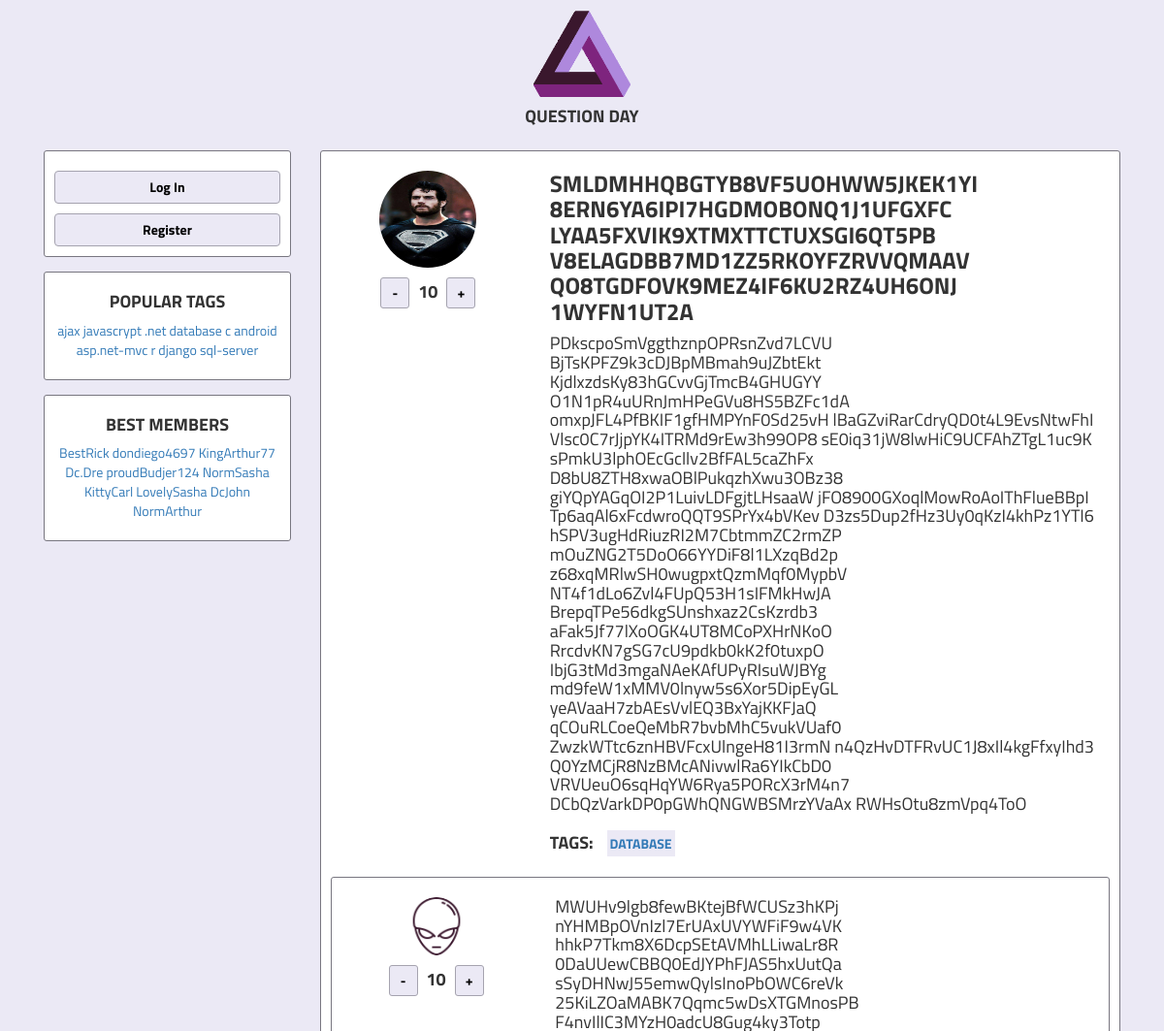
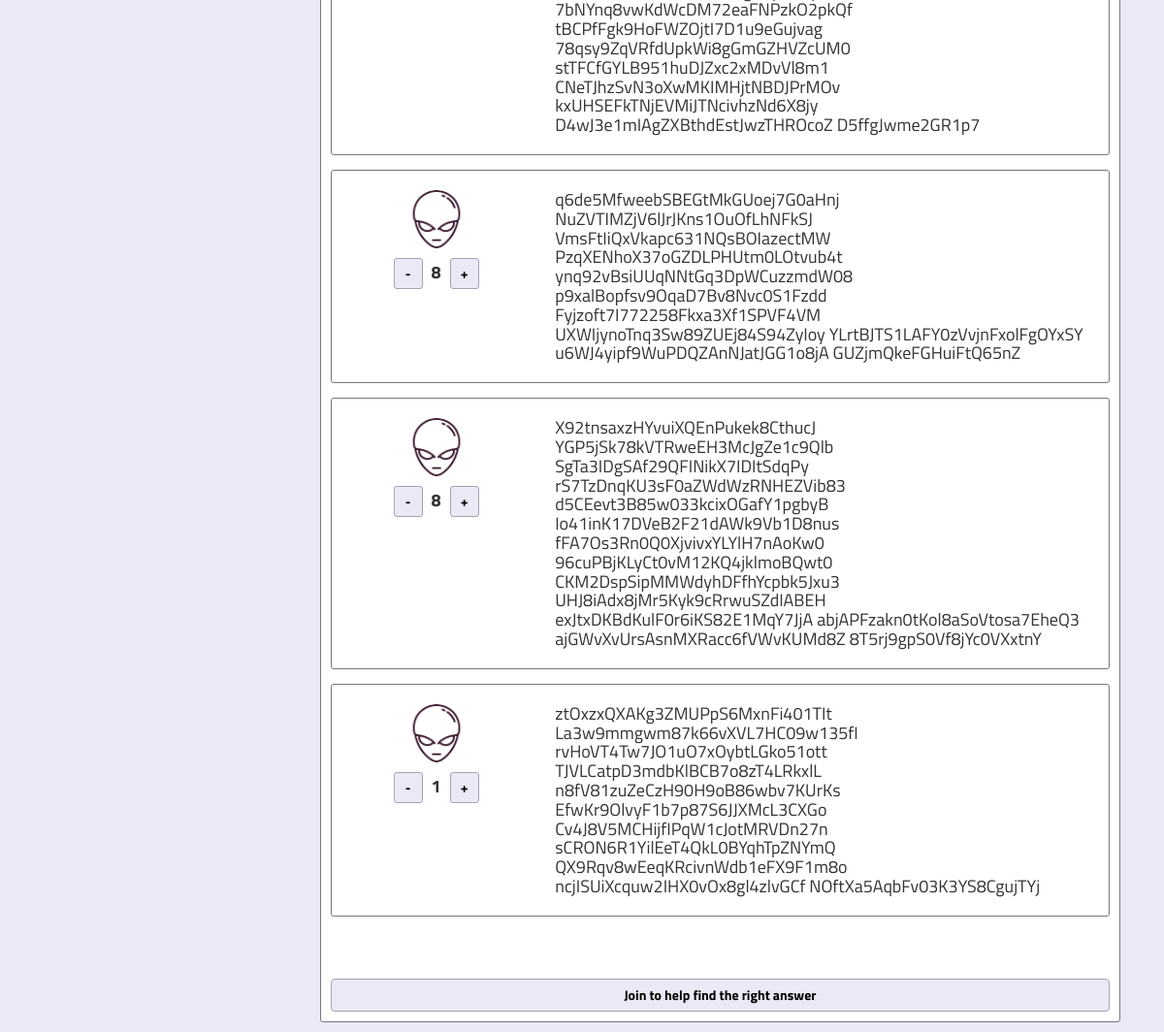
/question/9/, run on the app's committed database (2 pictures, top to bottom).
### ask/models.py (models this page shows, shortened)
class Tag(models.Model):
    name = models.CharField(max_length=255)
    objects = TagManager()

class Profile(models.Model):
    user = models.OneToOneField(User)
    nickname = models.CharField(max_length=255)
    avatar = models.ImageField(upload_to='uploads', null=True, blank=True)
    objects = ProfileManager()

class Question(models.Model):
    user = models.ForeignKey('Profile')
    title = models.CharField(max_length=255)
    text = models.TextField()
    rating = models.IntegerField(default=0)
    pub_date = models.DateTimeField(auto_now_add=True)
    tag = models.ManyToManyField('Tag')
    objects = QuestionManager()

class Answer(models.Model):
    user = models.ForeignKey('Profile')
    question = models.ForeignKey('Question')
    text = models.TextField()
    rating = models.IntegerField(default=0)
    correct = models.BooleanField(default=False)
    pub_date = models.DateTimeField(auto_now_add=True)
    objects = AnswerManager()

### ask/views.py (the view)
# urls.py: url(r'^question/(?P<question_id>[0-9]+)/', views.question, name='question'),
def question(request, question_id):
    popular_tags, popular_users = get_popular()
    question = Question.objects.get_question_by_id(question_id)
    answers = Answer.objects.get_answers_for_question_by_id(question_id)
    page = paginate(answers, request)
    answers = page
    if request.method == "POST":
        form = AnswerForm(request.POST)
        if form.is_valid():
            a = form.save(request.user, question)
	    a.notify()
            return HttpResponseRedirect(reverse('question', kwargs={'question_id': question_id}))
    else:
        form = AnswerForm()
    return render(request, 'question.html', {
        'form': form,
        'answers': answers,
        'page': page,
        'question': question,
        'block_title': question.title,
        'popular_tags': popular_tags,
        'popular_users': popular_users,
    })

### ask/models.py (called while the page is built)
    def get_question_by_id(self, q_id):
        try:
            q = self.get(pk=q_id)
            q.tag_list = self.get_tags_for_question_by_id(q.id)
            q.answers_count = self.get_count_of_answers(q.id)
        except Question.DoesNotExist:
            q = None
            raise Http404("Question does not exist")
        return q

    def get_count_of_answers(self, q_id):
        return AnswerManager.get_count_of_answers_for_question(Answer.objects, q_id)

    def get_tags_for_question_by_id(self, q_id):
        return TagManager.get_tags_for_question_by_id(Tag.objects, q_id)

    def get_count_of_answers_for_question(self, q_id):
        return self.filter(question=q_id).count()

    def get_answers_for_question_by_id(self, q_id):
        return self.filter(question=q_id).order_by('-pub_date')[:100]

    def get_tags_for_question_by_id(self, q_id):
        return self.filter(question=q_id)

    def get_popular_tags(self):
        return self.annotate(Count('question')).order_by('-question__count')[:10]

    def get_popular_users(self):
        return self.annotate(Count('question')).order_by('-question__count')[:10]

### ask/views.py (called while the page is built)
def get_popular():
    return Tag.objects.get_popular_tags(), Profile.objects.get_popular_users()

def paginate(list, request):
    paginator = Paginator(list, 5)
    pageNum = request.GET.get('page')
    try:
        page = paginator.page(pageNum)
        if pageNum != None:
            pageNum = int(pageNum)
    except PageNotAnInteger:
        page = paginator.page(1)
        pageNum = 1
    except EmptyPage:
        page = paginator.page(paginator.num_pages)
        pageNum = paginator.num_pages
    page.page_range_current = get_page_range(pageNum, paginator)
    return page

def get_page_range(current, paginator):
    count = 5
    wing = 2
    if current - wing > 0:
        if current + wing <= paginator.num_pages:
            page_range = range(current - wing, current + wing + 1)
        else:
            page_range = range(current - (count - (paginator.num_pages + 1 - current)), paginator.num_pages + 1)
    else:
        if current + count - 1 <= paginator.num_pages:
            page_range = range(1, count + 1)
        else:
            page_range = range(1, paginator.num_pages + 1)
    return page_range

### templates/question.html (shortened to what this page needs)
{% extends 'base.html' %}
{% block content %}
    <div class="container-fluid text-center">
        <div class="row margin-top">
            <div class="col-sm-3">
                {% if question.user.avatar != '' %}
                    <img src="/{{ question.user.avatar }}" width="100" height="100" class="img-circle"
                         alt="avatar">
                {% else %}
                    <img src="/src/img/default_avatar.png" width="100" height="100" class="img-circle"
                         alt="avatar">
                {% endif %}
                <div class="form-group margin-bottom">
                    <div class="div-inline-block">
                        {% if user != question.user.user %}
                            <form method="post">
                                <button type="submit"
                                        data-type="q" data-id="{{ question.id }}" data-vote="False"
                                        class="js-like custom-button inline-width pages-nav-btn">-
                                </button>
                                <h4 class="div-inline-block custom-title-center text-counter"
                                    id="q{{ question.id }}">{{ question.rating }}</h4>
                                <button type="submit"
                                        data-type="q" data-id="{{ question.id }}" data-vote="True"
                                        class="js-like custom-button inline-width pages-nav-btn">+
                                </button>
                            </form>
                        {% endif %}
                    </div>
                </div>
            </div>
            <div class="col-sm-9 text-left">
                <h3 class="custom-title-left no-margin-top">{{ question.title }}</h3>
                <h4 class="custom-text-left">
                    {{ question.text }}
                </h4>
                <div>
                    <h4 class="custom-title-left div-inline-block">Tags: </h4>
                    {% for tag in question.tag_list %}
                        <a href="{% url 'bytag' tag.name %}" class="custom-title-left tag">{{ tag.name }}</a>
                    {% endfor %}
                </div>
            </div>
        </div>
        {% for answer in answers %}
            <div class="row card">
                <div class="col-sm-3">
                    {% if answer.user.avatar != '' %}
                        <img src="/{{ answer.user.avatar }}" width="60" height="60" class="img-circle margin-top"
                             alt="avatar">
                    {% else %}
                        <img src="/src/img/default_avatar.png" width="60" height="60" class="img-circle margin-top"
                             alt="avatar">
                    {% endif %}
                    <div class="form-group margin-bottom">
                        <div class="div-inline-block">
                            <form method="post">
                                <button type="submit"
                                        data-type="a" data-id="{{ answer.id }}" data-vote="False"
                                        class="js-like custom-button inline-width pages-nav-btn">-
                                </button>
                                <h4 class="div-inline-block custom-title-center text-counter"
                                    id="a{{ answer.id }}">{{ answer.rating }}</h4>
                                <button type="submit"
                                        data-type="a" data-id="{{ answer.id }}" data-vote="True"
                                        class="js-like custom-button inline-width pages-nav-btn">+
                                </button>
                            </form>
                        </div>
                    </div>
                </div>
                <div class="col-sm-9 text-left">
                    <h4 class="custom-text-left">
                        {{ answer.text }}
                    </h4>
                </div>
            </div>
        {% endfor %}
        <div class="row margin-top">
            {% if user.is_authenticated %}
                {% if user != question.user.user %}
                    <div class="form-group text-left">
                        <h2 for="answer" class="custom-title-left">Your Answer</h2>
                        <form method="post" action="{% url 'question' question.id %}">
                            {% csrf_token %}
                            {% for field in form %}
                                <div class="form-group {% if field.errors %}has-error {% endif %}">
                                    {{ field }}
                                </div>
                                {% if field.errors %}<p class="help-block custom-text-left">{{ field.errors }}</p>
                                {% endif %}
                            {% endfor %}
                            <button type="submit" class="btn btn-default custom-button">Answer</button>
                        </form>
                    </div>
                {% else %}
                    <h2 class="custom-title-center">It's your question</h2>
                {% endif %}
            {% else %}
                <a href="{% url 'signup' %}" class="btn custom-button" role="button">Join to help find the right
                    answer</a>
            {% endif %}
        </div>
    </div>
{% endblock %}

### templates/base.html (shortened to what this page needs)
<!DOCTYPE html>
<html lang="en">
<head>
    <link rel="stylesheet" href="/src/css/main/styles.css">
    <link rel="stylesheet" href="/src/css/texts/text.css">
    <link rel="stylesheet" href="/src/css/views/buttons.css">
    <link rel="stylesheet" href="/src/css/views/inputs.css">
    <link rel="stylesheet" href="/vendor/bootstrap/bootstrap.min.css">
</head>
<body class="bg-color">
<div class="container">
    <div class="container-fluid text-center margin-bottom">
        <div class="row">
            <div class="col-sm-12">
                <img src="/src/img/logo.png" class="logo-image" width="100" height="100" alt="logo"
                     onclick="location.href='/'">
                <h4 class="custom-title-center">QUESTION DAY</h4>
            </div>
        </div>
        <div class="row">
            <div class="col-sm-3">
		<div data-spy="affix" data-offset-top="139">
                <div class="card">
                        {% if user.is_authenticated %}
                            <div>
                                <h4 class="custom-title-center">{{ user.profile }}</h4>
                                {% if user.profile.avatar != '' %}
                                    <img src="/{{ user.profile.avatar }}" width="100" height="100" class="img-circle"
                                         alt="avatar">
                                {% else %}
                                    <img src="/src/img/default_avatar.png" width="100" height="100" class="img-circle"
                                         alt="avatar">
                                {% endif %}
                                <a href="{% url 'settings' %}" class="btn custom-button" role="button">Settings</a>
                                <a href="{% url 'logout' %}" class="btn custom-button" role="button">Log Out</a>
                                <a href="{% url 'ask' %}" class="btn custom-button custom-button__important"
                                   role="button">Ask</a>
                            </div>
                        {% else %}
                            {% if get == None %}
                                <a href="{% url 'login' %}?continue={{ request.path }}" class="btn custom-button"
                                   role="button">Log In</a>
                                <a href="{% url 'signup' %}?continue={{ request.path }}" class="btn custom-button"
                                   role="button">Register</a>
                            {% else %}
                                <a href="{% url 'login' %}?continue={{ get }}" class="btn custom-button"
                                   role="button">Log In</a>
                                <a href="{% url 'signup' %}?continue={{ get }}" class="btn custom-button"
                                   role="button">Register</a>
                            {% endif %}
                        {% endif %}
                    </div>
                <div class="card">
                    <h4 class="custom-title-center">Popular Tags</h4>
                    <p class="custom-text-center">
                        {% for tag in popular_tags %}
                                <a href="{% url 'bytag' tag.name %}">{{ tag.name }}</a>
                        {% endfor %}
                    </p>
                </div>
                <div class="card">
                    <h4 class="custom-title-center">Best Members</h4>
                    <p class="custom-text-center">
                        {% for user in popular_users %}
                                <a>{{ user.nickname }}</a>
                        {% endfor %}
                    </p>
                </div>
            </div>
	    </div>
            <div class="col-sm-9">
                <div class="card">
                    {%  block content %} {% endblock %}
                </div>
            </div>
        </div>
    </div>
</div>
</body>
</html>

### static/src/css/main/styles.css (style rules this page uses)
.card { border: 1px solid #787680; border-radius:3px; background-color: white; padding: 10px; margin: 15px 0 0 0; }
.bg-color { background-color: #ebe9f5; }
.margin-top { margin-top: 10px; }
.margin-bottom { margin-bottom: 10px; }
.no-margin-top { margin-top: 0 !important; }
.div-inline-block { display: inline-block; }
.logo-image { -webkit-transition: all 1s ease; }
div { word-wrap:break-word; }
.tag { background-color: #ebe9f5; padding: 3px; }

### static/src/css/texts/text.css (style rules this page uses)
.custom-title-center { font-family: 'Titillium Web', sans-serif; text-align: center; margin: 10px 0 10px 0; text-transform: uppercase; font-weight: bold; }
.custom-title-left { font-family: 'Titillium Web', sans-serif; text-align: left; margin: 10px 0 10px 10px; text-transform: uppercase; font-weight: bold; }
.custom-text-center { font-family: 'Titillium Web', sans-serif; text-align: center; margin: 10px 0 10px 0; }
.custom-text-left { font-family: 'Titillium Web', sans-serif; text-align: left; margin: 10px 0 10px 10px; }
.text-counter { margin: 0 5px 0 5px }

### static/src/css/views/buttons.css (style rules this page uses)
.custom-button { font-family: 'Titillium Web', sans-serif; font-size: 100%; width: 100%; padding: 5px; margin: 10px 0 0 0; text-align: center; font-weight: bold !important; background-color: #ebe9f5 !important; border: 1px solid #a5a3af !important; color: black !important; border-radius: 3px; -webkit-transition: all 0.5s ease; }
.inline-width { width: auto !important; }
.pages-nav-btn { width: 30px !important; }

### data on the page
Tag: name "ajax"
Tag: name "javascrypt"
Tag: name ".net"
Tag: name "database", name "DATABASE"
Tag: name "c"
Tag: name "android"
Tag: name "asp.net-mvc"
Tag: name "r"
Tag: name "django"
Tag: name "sql-server"
Profile: nickname "BestRick"
Profile: nickname "dondiego4697"
Profile: nickname "KingArthur77"
Profile: nickname "Dc.Dre"
Profile: nickname "proudBudjer124"
Profile: nickname "NormSasha"
Profile: nickname "KittyCarl"
Profile: nickname "LovelySasha"
Profile: nickname "DcJohn"
Profile: nickname "NormArthur"
Question: user.avatar (picture), rating "10", title "SMLDMHHQBGTYB8VF5UOHWW5JKEK1YI 8ERN6YA6IPI7HGDMOBONQ1J1UFGXFC LYAA5FXVIK9XTMXTTCTUXSGI6QT5PB V8ELAGDBB7MD1ZZ5RKOYFZRVVQMAAV QO8TGDFOVK9MEZ4IF6KU2RZ4UH6ONJ 1WYFN1UT2A", text "PDkscpoSmVggthznpOPRsnZvd7LCVU BjTsKPFZ9k3cDJBpMBmah9uJZbtEkt KjdlxzdsKy83hGCvvGjTmcB4GHUGYY O1N1pR4uURnJmHPeGVu8HS5BZFc1dA omxpJFL4PfBKIF1gfHMPYnF0Sd25vH lBaGZviRarCdryQD0t4L9EvsNtwFhI Vlsc0C7rJjpYK4ITRMd9rEw3h99OP8 sE0iq31jW8lwHiC9UCFAhZTgL1uc9K sPmkU3lphOEcGcllv2BfFAL5caZhFx D8bU8ZTH8xwaOBlPukqzhXwu3OBz38 giYQpYAGqOI2P1LuivLDFgjtLHsaaW jFO8900GXoqlMowRoAoIThFlueBBpI Tp6aqAl6xFcdwroQQT9SPrYx4bVKev D3zs5Dup2fHz3Uy0qKzI4khPz1YTI6 hSPV3ugHdRiuzRI2M7CbtmmZC2rmZP mOuZNG2T5DoO66YYDiF8l1LXzqBd2p z68xqMRlwSH0wugpxtQzmMqf0MypbV NT4f1dLo6Zvl4FUpQ53H1sIFMkHwJA BrepqTPe56dkgSUnshxaz2CsKzrdb3 aFak5Jf77lXoOGK4UT8MCoPXHrNKoO RrcdvKN7gSG7cU9pdkb0kK2f0tuxpO IbjG3tMd3mgaNAeKAfUPyRIsuWJBYg…"
Answer: rating "10", text "MWUHv9lgb8fewBKtejBfWCUSz3hKPj nYHMBpOVnIzl7ErUAxUVYWFiF9w4VK hhkP7Tkm8X6DcpSEtAVMhLLiwaLr8R 0DaUUewCBBQ0EdJYPhFJAS5hxUutQa sSyDHNwJ55emwQylsInoPbOWC6reVk 25KiLZOaMABK7Qqmc5wDsXTGMnosPB F4nvIlIC3MYzH0adcU8Gug4ky3Totp 7bNYnq8vwKdWcDM72eaFNPzkO2pkQf tBCPfFgk9HoFWZOjtI7D1u9eGujvag 78qsy9ZqVRfdUpkWi8gGmGZHVZcUM0 stTFCfGYLB951huDJZxc2xMDvVl8m1 CNeTJhzSvN3oXwMKIMHjtNBDJPrMOv kxUHSEFkTNjEVMiJTNcivhzNd6X8jy D4wJ3e1mIAgZXBthdEstJwzTHROcoZ D5ffgJwme2GR1p7"
Answer: rating "8", text "q6de5MfweebSBEGtMkGUoej7G0aHnj NuZVTIMZjV6lJrJKns1OuOfLhNFkSJ VmsFtIiQxVkapc631NQsBOIazectMW PzqXENhoX37oGZDLPHUtm0LOtvub4t ynq92vBsiUUqNNtGq3DpWCuzzmdW08 p9xalBopfsv9OqaD7Bv8Nvc0S1Fzdd Fyjzoft7I772258Fkxa3Xf1SPVF4VM UXWIjynoTnq3Sw89ZUEj84S94ZyIoy YLrtBJTS1LAFY0zVvjnFxolFgOYxSY u6WJ4yipf9WuPDQZAnNJatJGG1o8jA GUZjmQkeFGHuiFtQ65nZ"
Answer: rating "8", text "X92tnsaxzHYvuiXQEnPukek8CthucJ YGP5jSk78kVTRweEH3McJgZe1c9Qlb SgTa3IDgSAf29QFINikX7IDItSdqPy rS7TzDnqKU3sF0aZWdWzRNHEZVib83 d5CEevt3B85w033kcixOGafY1pgbyB Io41inK17DVeB2F21dAWk9Vb1D8nus fFA7Os3Rn0Q0XjvivxYLYlH7nAoKw0 96cuPBjKLyCt0vM12KQ4jklmoBQwt0 CKM2DspSipMMWdyhDFfhYcpbk5Jxu3 UHJ8iAdx8jMr5Kyk9cRrwuSZdIABEH exJtxDKBdKulF0r6iKS82E1MqY7JjA abjAPFzakn0tKol8aSoVtosa7EheQ3 ajGWvXvUrsAsnMXRacc6fVWvKUMd8Z 8T5rj9gpS0Vf8jYc0VXxtnY"
Answer: rating "1", text "ztOxzxQXAKg3ZMUPpS6MxnFi401TIt La3w9mmgwm87k66vXVL7HC09w135fI rvHoVT4Tw7JO1uO7xOybtLGko51ott TJVLCatpD3mdbKlBCB7o8zT4LRkxlL n8fV81zuZeCzH90H9oB86wbv7KUrKs EfwKr9OlvyF1b7p87S6JJXMcL3CXGo Cv4J8V5MCHijfIPqW1cJotMRVDn27n sCRON6R1YilEeT4QkL0BYqhTpZNYmQ QX9Rqv8wEeqKRcivnWdb1eFX9F1m8o ncjISUiXcquw2IHX0vOx8gl4zlvGCf NOftXa5AqbFv03K3YS8CgujTYj"
